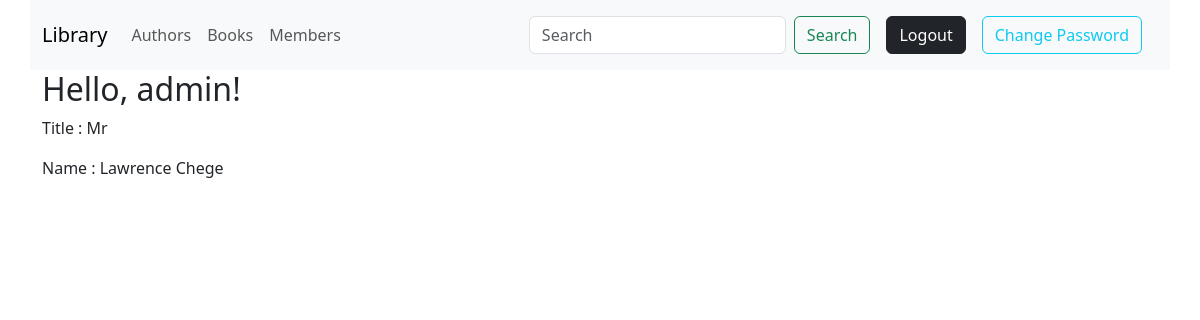
The page /authors/1/ (signed in) on the database as committed earlier.
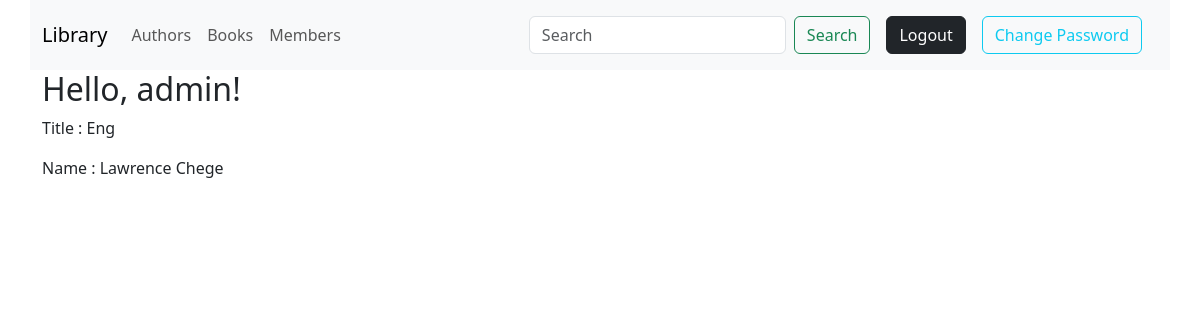
The same page on the database as committed later.
### library/models.py (models this page shows, shortened)
class Author(models.Model):
    id = models.AutoField(primary_key=True)
    title = models.CharField(max_length=25)
    full_name = models.CharField(max_length=100)

### library/views.py (the view)
# urls.py: path(r"authors/<int:id>/", author_detail, name='author_detail'),
def author_detail(request, id):
    author = get_object_or_404(Author, id=id)
    return render(request, 'authors/detail.html', {'author': author})

### library/templates/authors/detail.html
{% extends 'base.html' %} {% block content%}
<div class="container">
  <h2>Hello, {{user.username|default:'Reader'}}!</h2>
  <p>Title : {{author.title}}</p>
  <p>Name : {{author.full_name}}</p>
</div>
{% endblock %}

Rows that differ between the two databases and show on the page:
changed Author "Lawrence Chege": title "Mr" → "Eng"
